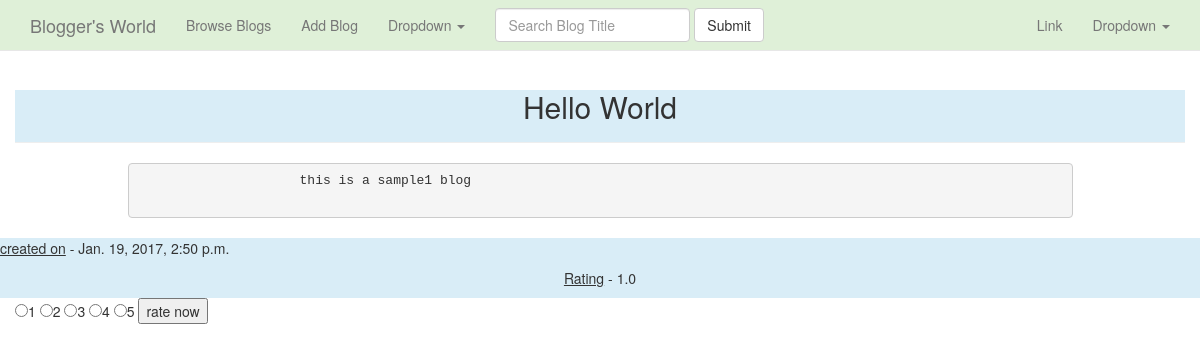
/blog/view_one/1, run on the app's committed database.
### blog/models.py (models this page shows, shortened)
class Blog(models.Model):
    author = models.ForeignKey(User, on_delete=models.CASCADE)
    title = models.CharField(max_length=150)
    content = models.TextField()
    created_on = models.DateTimeField()

### blog/views.py (the view)
# urls.py: url(r'^view_one/(?P<pk>\d+)', DetailBlog.as_view(), name='single_blog'),
class DetailBlog(DetailView) :
    template_name = 'blog/view_single_blog.html'
    def get_queryset(self, **kwargs):
        queryset = Blog.objects.filter(pk=self.kwargs['pk'])
        return queryset
    def get_context_data(self, **kwargs):
        context = super(DetailBlog, self).get_context_data(**kwargs)
        obj = Blog.objects.get(pk=self.kwargs['pk'])
        rating = Rating.objects.filter(blog_name__title=obj.title)
        context['rating'] = rating.aggregate(Avg('rating'))
        return context

### templates/blog/view_single_blog.html (shortened to what this page needs)
{% extends 'base.html' %}
{% block contents %}
    <div class="container">
    <div class="row">
        <div class="page-header bg-info">
            <h2 class="text-center text-capitalize">{{object.title}}</h2>
        </div>
        </div>
        <div class="row">
        <div class="row page-body col-md-offset-1 col-md-10">
                <pre class="text-justify breadcrumb">
                    {{ object.content }}
                </pre>
        </div>
            </div>
        <div class="row">
            <div class="row page-footer bg-info">
                <p class="text-left "><u>created on</u> - {{ object.created_on }}</p>
                <p class="text-center "><u>Rating</u> - {{ rating.rating__avg }}</p>
            </div>
        </div>
    </div>
    <div class="container">
        <div class="row">
            <form class="form-horizontal">
                <input type="radio" name="rating" value="1" />1
                <input type="radio" name="rating" value="2" />2
                <input type="radio" name="rating" value="3" />3
                <input type="radio" name="rating" value="4" />4
                <input type="radio" name="rating" value="5" />5
                <input type="button" id="submitButton" value="rate now" />
            </form>
        </div>
    </div>
{% endblock contents %}

### data on the page
Blog: title "Hello World", content "this is a sample1 blog", created_on "Jan. 19, 2017, 2:50 p.m."

### other printed values
{{ rating.rating__avg }} "1.0"
